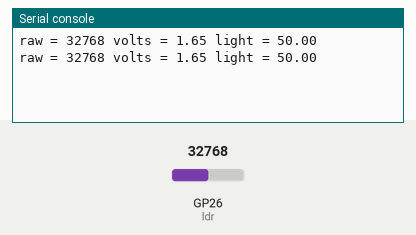
Recording of a program running on a simulated Raspberry Pi Pico running CircuitPython. On the bench: the last lines printed to the serial console. The test bench sets the inputs (shaded band); at power-on: GP26 (ldr) = 32768 (analog values on the 0–65535 scale).

Above: at 1.2 s.
1.3 s: GP26 (ldr) set to 7864
At 2.8 s:
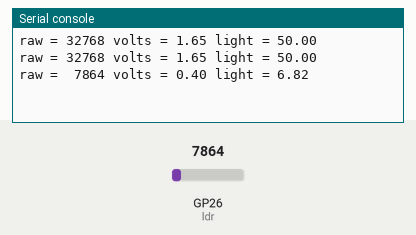
3.5 s: GP26 (ldr) set to 19660
At 4.4 s:
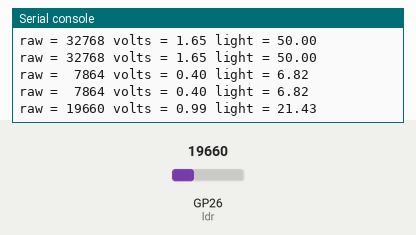

The program:

10ldr_lux_v2.py
```python
'''
- A Light Dependent Resistor (LDR) at the Top
- Convert it into Lux

Link:
https://github.com/mymadi/FKTE-Cytron/blob/main/Basic_Kits/10%20Light%20Dependent%20Resistor%20(LDR)/A%20Light%20Dependent%20Resistor%20at%20Top.png

'''
import time
import board
import analogio

ldr = analogio.AnalogIn(board.GP26)
R = 10000                       # ohm resistance value

def get_voltage(raw):
    return (raw * 3.3) / 65536

def rtolux (rawval):
    vout = get_voltage(rawval)
    RLDR = (R*(3.3-vout))/vout
    lux = 500/(RLDR/1000)       # Conversion resistance to lumen
    return lux

while True:
    raw = ldr.value
    volts = get_voltage(raw)
    luxval = rtolux(raw)
    print("raw = {:5d} volts = {:.2f} light = {:.2f}".format(raw, volts, luxval))
    time.sleep(1)
```

Measured:
- after the input at 1.3 s, the serial console: prints a new line after 0.70 s (image 1)
- after the input at 3.5 s, the serial console: prints a new line after 0.50 s (image 2)
